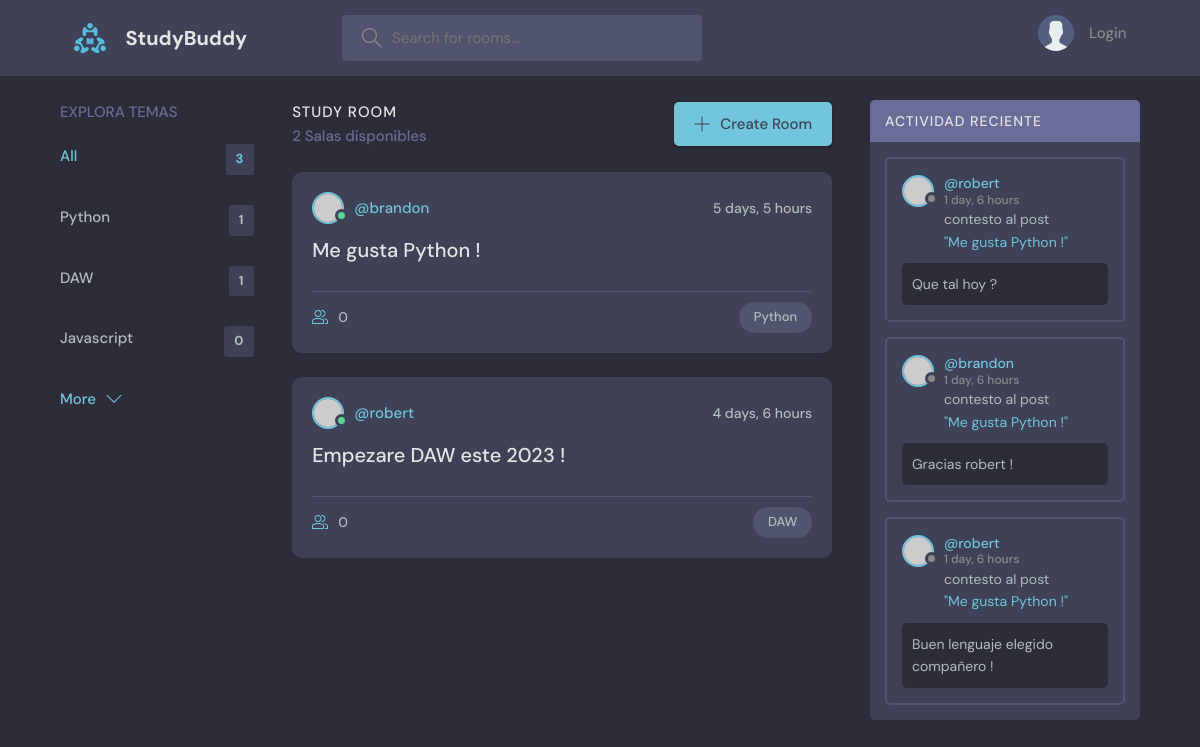
/, run on an earlier commit of the app's database.
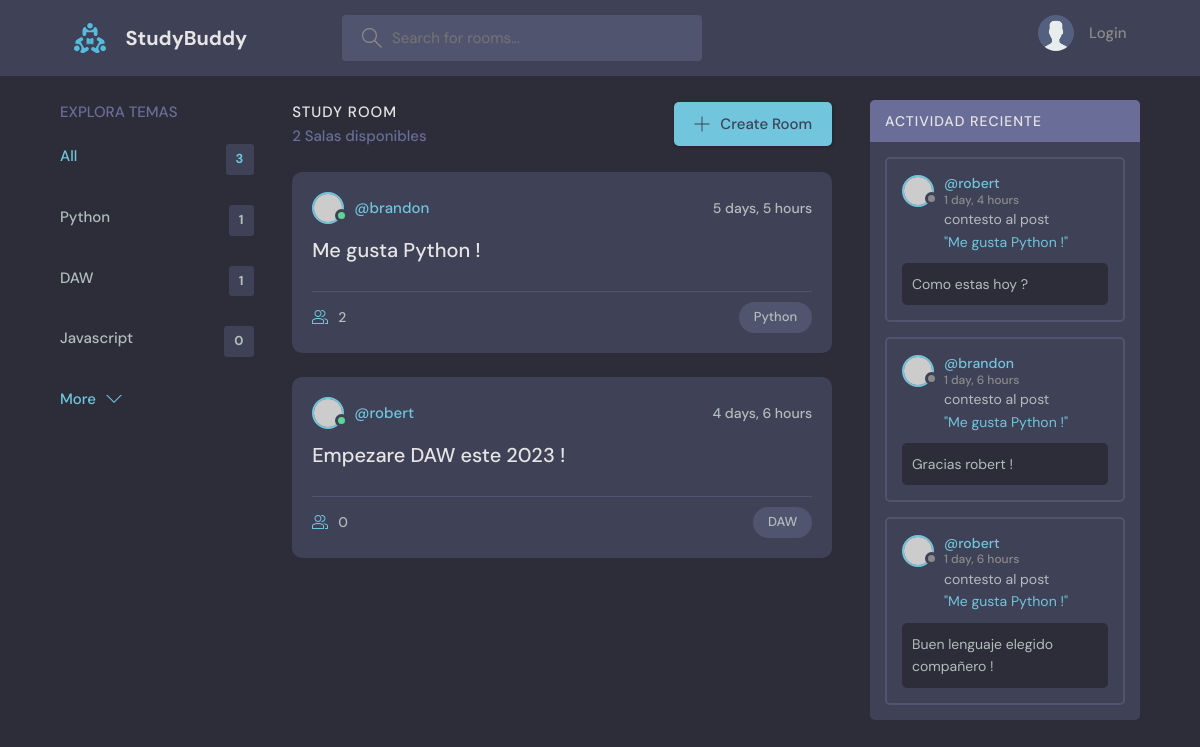
And on a later commit of the database.
### base/models.py (models this page shows)
class Tema(models.Model):
    nombre = models.CharField(max_length=200)
    def __str__(self):
        return self.nombre

class Habitacion(models.Model):
    host = models.ForeignKey(User, on_delete=models.SET_NULL, null=True)
    tema = models.ForeignKey(Tema, on_delete=models.SET_NULL, null=True)
    nombre = models.CharField(max_length=200)
    descripcion = models.TextField(null=True, blank=True)
    participantes = models.ManyToManyField(User, related_name="participantes", blank=True)
    updated = models.DateTimeField(auto_now=True)
    creado = models.DateTimeField(auto_now_add=True) #Este valor solo cambia cuando se INICIA UNA VEZ
    class Meta:
        ordering = ["-updated", "-creado"]
    def __str__(self):
        return self.nombre

class Mensaje(models.Model):
    usuario = models.ForeignKey(User, on_delete=models.CASCADE)
    habitacion = models.ForeignKey(Habitacion, on_delete=models.CASCADE)
    body = models.TextField()
    updated = models.DateTimeField(auto_now=True)
    created = models.DateTimeField(auto_now_add=True)
    def __str__(self):
        return self.body[0:50]

### base/views.py (the view)
# urls.py: path("", views.home, name="home"),
def home(request):
    if not request.GET.get("q") == None:
        q = request.GET.get("q")
    else:
        q = ""
    temas = Tema.objects.all()
    rooms = Habitacion.objects.filter(Q(tema__nombre__icontains=q) | Q(descripcion__icontains=q) | Q(nombre__icontains=q)) # Q te permite poner varios parametros
    numero_habitaciones = len(rooms)
    mensajes_habitacion = Mensaje.objects.filter(Q(habitacion__nombre__icontains=q)).order_by("-created")
    contexto = {"rooms": rooms, "temas": temas, "numero_habitaciones": numero_habitaciones, "request": request, "mensajes_habitacion": mensajes_habitacion}
    return render(request, "home.html", contexto)

### templates/home.html (shortened to what this page needs)
{% extends "main.html" %}
{% block content %}
    <main class="layout layout--3">
      <div class="container">
        {% include "componente_tema.html" %}
        <div class="roomList">
          <div class="roomList__header">
            <div>
              <h2>Study Room</h2>
              <p>{{rooms.count}} Salas disponibles</p>
            </div>
            <a class="btn btn--main" href="create-room.html">
              <svg version="1.1" xmlns="http://www.w3.org/2000/svg" width="32" height="32" viewBox="0 0 32 32">
                <title>add</title>
                <path
                  d="M16.943 0.943h-1.885v14.115h-14.115v1.885h14.115v14.115h1.885v-14.115h14.115v-1.885h-14.115v-14.115z"
                ></path>
              </svg>
              Create Room
            </a>
          </div>
          {% include "componente_lista_habitaciones.html" %}
        </div>
        {% include "componente_actividad.html" %}
      </div>
    </main>
{% endblock content %}

### templates/componente_tema.html
<div class="topics">
    <div class="topics__header">
      <h2>Explora temas</h2>
    </div>
    <ul class="topics__list">
      <li>
        <a href="{% url 'home' %}" class="active">All <span>{{temas.count}}</span></a>
      </li>
    {% for tema in temas %}
      <li>
        <a href=" ?q={{tema.nombre}}">{{tema}} <span>{{tema.habitacion_set.all.count}}</span></a>
      </li>
    {% endfor %}
    </ul>
    <a class="btn btn--link" href="topics.html">
      More
      <svg version="1.1" xmlns="http://www.w3.org/2000/svg" width="32" height="32" viewBox="0 0 32 32">
        <title>chevron-down</title>
        <path d="M16 21l-13-13h-3l16 16 16-16h-3l-13 13z"></path>
      </svg>
    </a>
  </div>

### templates/componente_lista_habitaciones.html (shortened to what this page needs)
{% for room in rooms %}
<div class="roomListRoom">
    <div class="roomListRoom__header">
      <a href="{% url 'perfil-usuario' room.host.id %}" class="roomListRoom__author">
        <div class="avatar avatar--small active">
          <img src="https://randomuser.me/api/portraits/men/11.jpg" />
        </div>
        <span>@{{room.host.username}}</span>
      </a>
      <div class="roomListRoom__actions">
        <span>{{room.creado|timesince}}</span>
      </div>
    </div>
    <div class="roomListRoom__content">
      <a href="{% url 'room' room.id %}">{{room.nombre}}</a>
    </div>
    <div class="roomListRoom__meta">
      <a href="{% url 'room' room.id %}" class="roomListRoom__joined">
        {{room.participantes.count}}
      </a>
      <p class="roomListRoom__topic">{{room.tema.nombre}}</p>
    </div>
  </div>
{% endfor %}

### templates/componente_actividad.html (shortened to what this page needs)
<div class="activities">
    <div class="activities__header">
      <h2>Actividad Reciente</h2>
    </div>
    {% for mensaje in mensajes_habitacion %}
    <div class="activities__box">
      <div class="activities__boxHeader roomListRoom__header">
        <a href="{% url 'perfil-usuario' mensaje.usuario.id %}" class="roomListRoom__author">
          <div class="avatar avatar--small">
            <img src="https://randomuser.me/api/portraits/women/11.jpg" />
          </div>
          <p>
            @{{mensaje.usuario.username}}
            <span>{{mensaje.created|timesince}}</span>
          </p>
        </a>
      </div>
      <div class="activities__boxContent">
        <p>contesto al post <br>
        <a href="{% url 'room' mensaje.habitacion.id %}">"{{mensaje.habitacion}}"</a></p>
        <div class="activities__boxRoomContent">
          {{mensaje}}
        </div>
      </div>
    </div>
    {% endfor %}
  </div>

What changed in the data, as far as the page shows it:
removed Mensaje: usuario.username "robert", created "1 day, 6 hours", habitacion "Me gusta Python !", body "Que tal hoy ?"
changed Habitacion "Me gusta Python !": participantes.count "0" → "2"
added Mensaje: usuario.username "robert", created "1 day, 4 hours", habitacion "Me gusta Python !", body "Como estas hoy ?"
